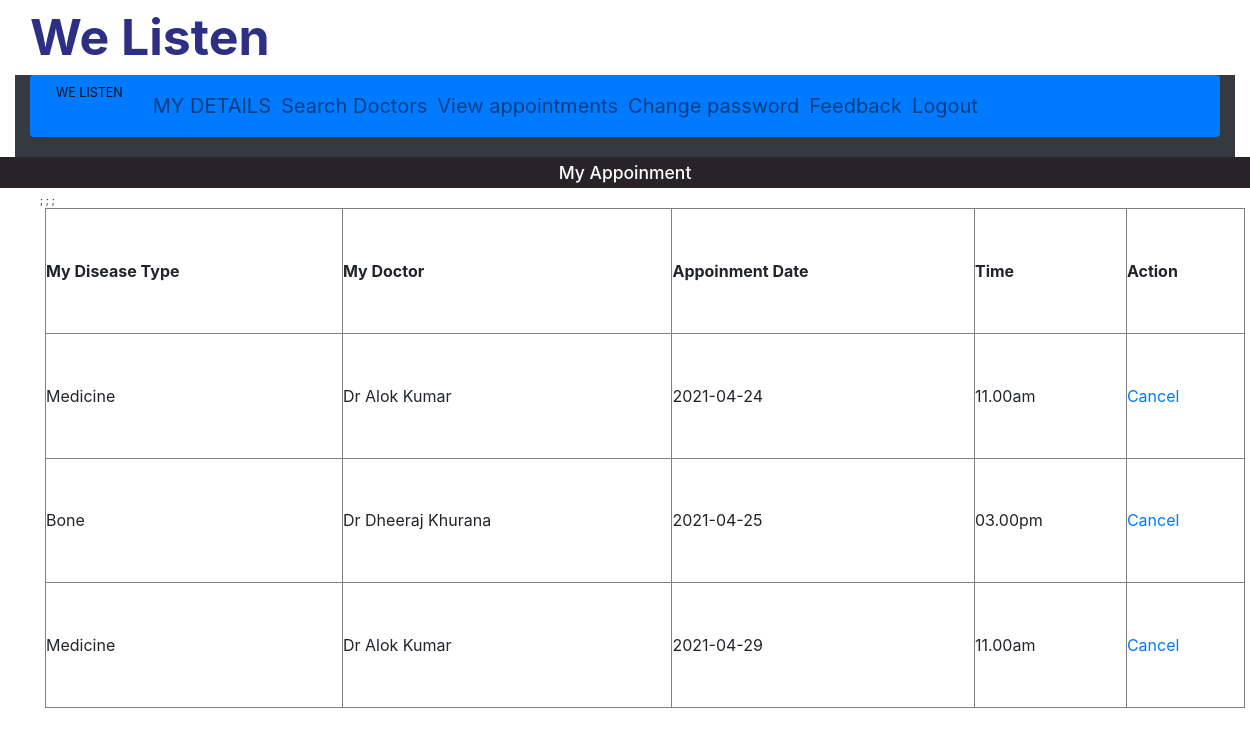
Page /patient/view_booking.php (signed in) on the committed database.
### tables this page shows
CREATE TABLE `booking` (
  `booking_id` int(22) NOT NULL,
  `dname` varchar(22) NOT NULL,
  `userid` int(22) NOT NULL,
  `dcontact` varchar(22) NOT NULL,
  `expertise` varchar(22) NOT NULL,
  `fee` varchar(22) NOT NULL,
  `pname` varchar(50) NOT NULL,
  `pcontact` varchar(50) NOT NULL,
  `email` varchar(111) NOT NULL,
  `addres` varchar(50) NOT NULL,
  `dates` date NOT NULL,
  `tyme` varchar(22) NOT NULL
);

### patient/view_booking.php (the view, shortened to what this page needs)
<?php include('header.php'); ?>
<?php include('uptomenu.php'); ?>
	<div class="dashboard" style="background-color:#fff;">
		<h3 class="text-center" style="background-color:#272327;color: #fff;padding: 5px;">My Appoinment</h3>
	</div>
			<div class="all_user" style="margin-top:0px; margin-left: 40px;">
				<?php
					include('../config.php');
					$sql = " SELECT * FROM booking WHERE email = '".$_SESSION["email"]."'  ";
					$result = mysqli_query($conn,$sql);
					$count = mysqli_num_rows($result);
					if($count>=1){
						echo "<table border='1' align='center' cellpadding='32' height='500px' width='1200px' style='font-size:16px;'>
							<tr >
								<th>My Disease Type</th>
								<th>My Doctor</th>
								<th>Appoinment Date</th>
								<th>Time</th>
								<th>Action</th>
							</tr>";
						while($row=mysqli_fetch_array($result)){
								echo "<tr>";
								echo "<td>".$row['expertise']."</td>";
								echo "<td>".$row['dname']."</td>";
								echo "<td>".$row['dates']."</td>";
								echo "<td>".$row['tyme']."</td>";
						?>
								<td><a href="cancel_Booking.php?booking_id=<?php echo $row[0]; ?>">Cancel</a></td>;
						<?php
								echo "</tr>";
						}
						echo "</table>";
					}
					else{
						print "<p align='center'>Sorry, No match found for your search result..!!!</p>";
					}
					?>
			</div>
</body>
</html>

### patient/header.php (shortened to what this page needs)
<!DOCTYPE html>
<html>
<head>
	<link rel="stylesheet" href="css/bootstrap.min.css">
</head>
<body>

### patient/uptomenu.php (shortened to what this page needs)
<!DOCTYPE html>
<html>
<head>
  <link rel="stylesheet" href="https://maxcdn.bootstrapcdn.com/bootstrap/4.5.0/css/bootstrap.min.css">
  </head>
<body>
	<div class="container-fluid">
		<div class="header_top">
			<span style="font-size:50px;color:#2c2f84;font-weight:bolder;margin-left:15px;">
				We Listen</span>
		</div>
		<div class="container-fluid bg-dark text-light">
<nav class="navbar navbar-expand-sm bg-primary navbar-light end">
<a class="navbar-brand" href="#">WE LISTEN</a>
<ul class="navbar-nav">
<li class="nav-item ">
<a class="nav-link" href="mydetails.php">MY DETAILS</a>
</li>
<li class="nav-item">
<a class="nav-link" href="search_doctor.php">Search Doctors</a>
</li>
<li class="nav-item">
<a class="nav-link" href="view_booking.php">View appointments</a>
</li>
<li class="nav-item">
<a class="nav-link" href="changepwd.php">Change password</a>
</li>
<li class="nav-item">
<a class="nav-link" href="feedback.php">Feedback</a>
</li>
<li class="nav-item">
<a class="nav-link" href="logout.php">Logout</a>
</li>
</div>
</div>
</body>
</html>

### patient/uptomenu.php (style rules this page uses)
nav ul li { font-size:20px; }

### rows in the picture
booking: expertise "Medicine", dname "Dr Alok Kumar", dates "2021-04-24", tyme "11.00am"
booking: expertise "Bone", dname "Dr Dheeraj Khurana", dates "2021-04-25", tyme "03.00pm"
booking: expertise "Medicine", dname "Dr Alok Kumar", dates "2021-04-29", tyme "11.00am"
